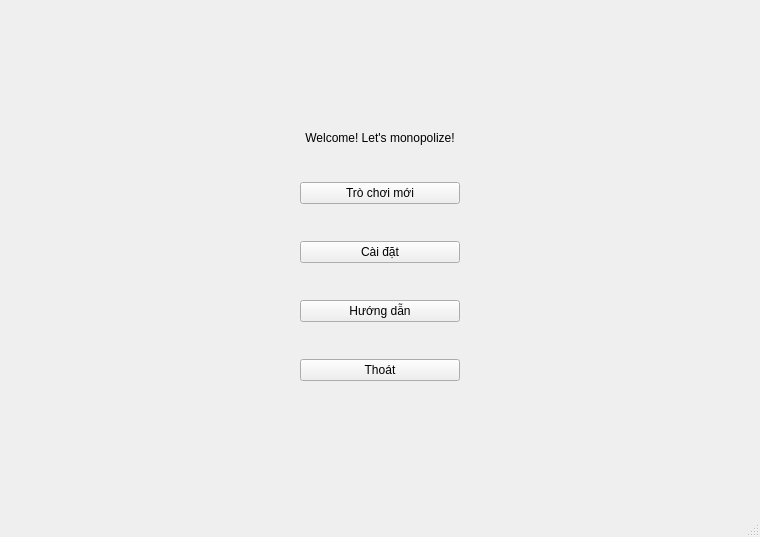
<?xml version="1.0" encoding="UTF-8"?>
<ui version="4.0">
 <class>MainWindow</class>
 <widget class="QMainWindow" name="MainWindow">
  <property name="geometry">
   <rect>
    <x>0</x>
    <y>0</y>
    <width>760</width>
    <height>537</height>
   </rect>
  </property>
  <property name="windowTitle">
   <string>MainWindow</string>
  </property>
  <widget class="QWidget" name="centralwidget">
   <layout class="QVBoxLayout" name="verticalLayout">
    <property name="leftMargin">
     <number>300</number>
    </property>
    <property name="topMargin">
     <number>100</number>
    </property>
    <property name="rightMargin">
     <number>300</number>
    </property>
    <property name="bottomMargin">
     <number>100</number>
    </property>
    <item>
     <widget class="QLabel" name="label">
      <property name="sizePolicy">
       <sizepolicy hsizetype="Preferred" vsizetype="Fixed">
        <horstretch>0</horstretch>
        <verstretch>0</verstretch>
       </sizepolicy>
      </property>
      <property name="text">
       <string>Welcome! Let's monopolize!</string>
      </property>
      <property name="textFormat">
       <enum>Qt::PlainText</enum>
      </property>
      <property name="alignment">
       <set>Qt::AlignCenter</set>
      </property>
     </widget>
    </item>
    <item>
     <widget class="QPushButton" name="pushButton_4">
      <property name="sizePolicy">
       <sizepolicy hsizetype="Minimum" vsizetype="Fixed">
        <horstretch>0</horstretch>
        <verstretch>0</verstretch>
       </sizepolicy>
      </property>
      <property name="text">
       <string>Trò chơi mới</string>
      </property>
     </widget>
    </item>
    <item>
     <widget class="QPushButton" name="pushButton_3">
      <property name="text">
       <string>Cài đặt</string>
      </property>
     </widget>
    </item>
    <item>
     <widget class="QPushButton" name="pushButton_2">
      <property name="text">
       <string>Hướng dẫn</string>
      </property>
     </widget>
    </item>
    <item>
     <widget class="QPushButton" name="pushButton">
      <property name="text">
       <string>Thoát</string>
      </property>
     </widget>
    </item>
   </layout>
  </widget>
  <widget class="QMenuBar" name="menubar">
   <property name="geometry">
    <rect>
     <x>0</x>
     <y>0</y>
     <width>760</width>
     <height>25</height>
    </rect>
   </property>
  </widget>
  <widget class="QStatusBar" name="statusbar"/>
 </widget>
 <resources/>
 <connections/>
</ui>
